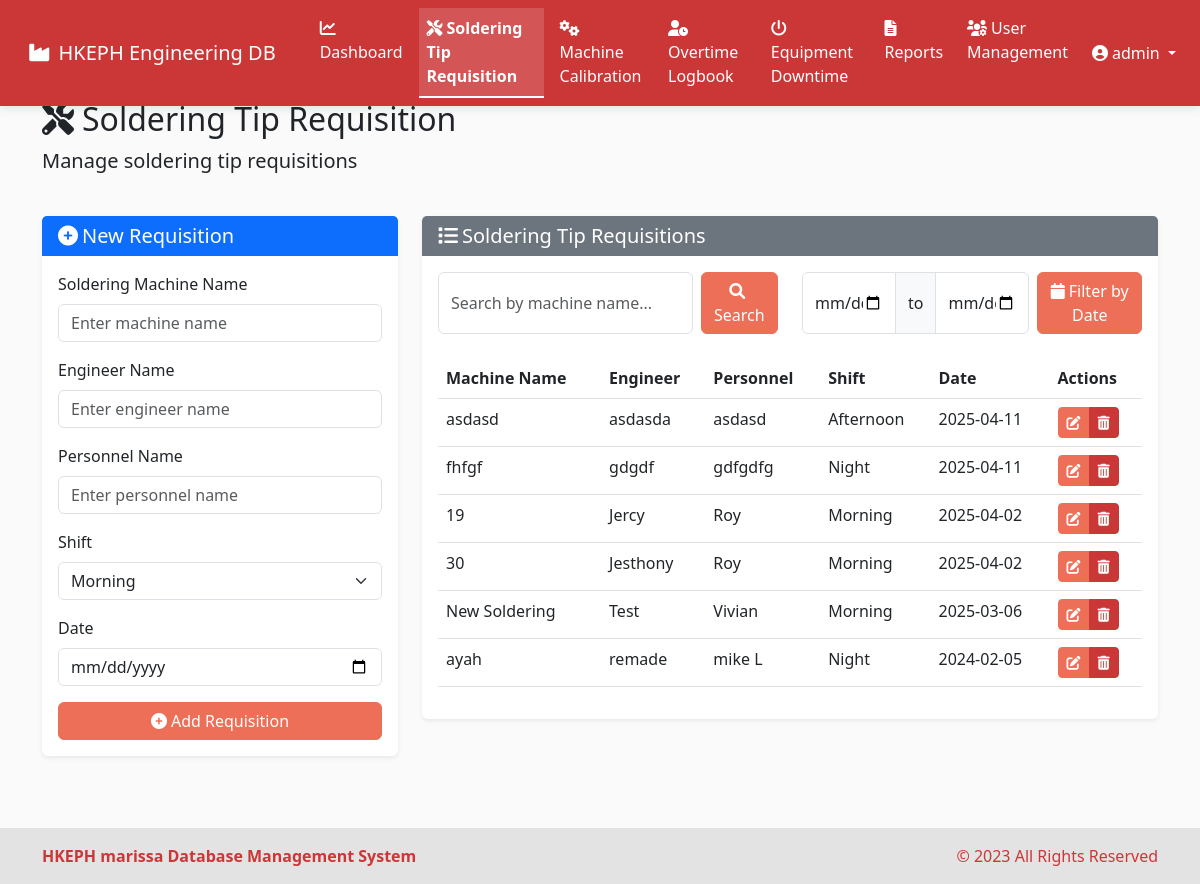
/soldering-tips (signed in), run on an earlier commit of the app's database.
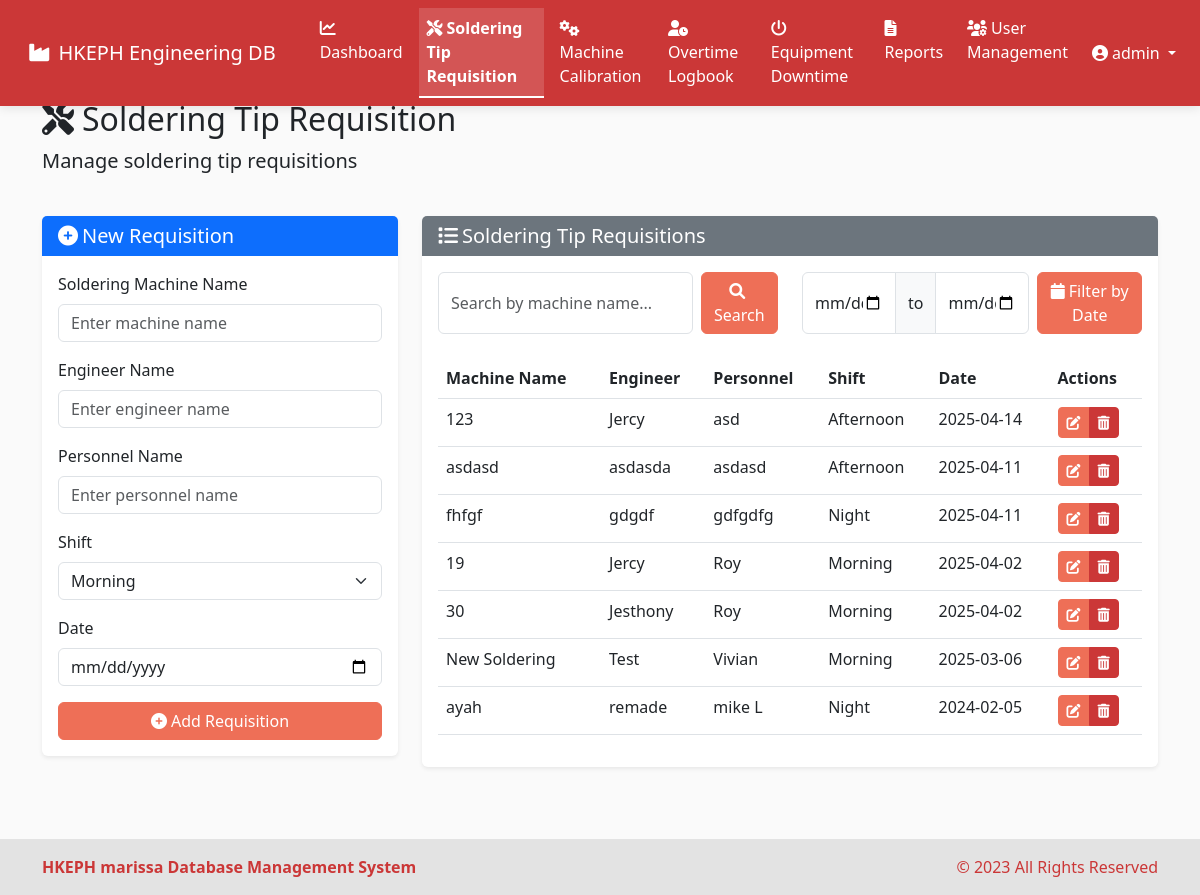
And on a later commit of the database.
### models.py (models this page shows, shortened)
class User(UserMixin, db.Model):
    id = db.Column(db.Integer, primary_key=True)
    username = db.Column(db.String(64), unique=True, nullable=False)
    email = db.Column(db.String(120), unique=True, nullable=False)
    password_hash = db.Column(db.String(256), nullable=False)
    is_admin = db.Column(db.Boolean, default=False)
    date_created = db.Column(db.DateTime, default=datetime.utcnow)

class SolderingTip(db.Model):
    id = db.Column(db.Integer, primary_key=True)
    machine_name = db.Column(db.String(100), nullable=False)
    engineer_name = db.Column(db.String(100), nullable=False)
    personnel_name = db.Column(db.String(100), nullable=False)
    shift = db.Column(db.String(20), nullable=False)
    date = db.Column(db.DateTime, nullable=False)
    created_at = db.Column(db.DateTime, default=datetime.utcnow)

### routes.py (the view, shortened to what this page needs)
@app.route('/soldering-tips')
@login_required
def soldering_tips():
    search_query = request.args.get('search', '')
    start_date = request.args.get('start_date')
    end_date = request.args.get('end_date')
    query = SolderingTip.query
    if search_query:
        query = query.filter(
            SolderingTip.machine_name.ilike(f'%{search_query}%')
        )
    tips = query.order_by(SolderingTip.date.desc()).all()
    form = SolderingTipForm()
    return render_template('soldering_tip.html', tips=tips, form=form, search_query=search_query, start_date=start_date, end_date=end_date)

### forms.py
class SolderingTipForm(FlaskForm):
    machine_name = StringField('Machine Name', validators=[DataRequired(), Length(max=100)])
    engineer_name = StringField('Engineer Name', validators=[DataRequired(), Length(max=100)])
    personnel_name = StringField('Personnel Name', validators=[DataRequired(), Length(max=100)])
    shift = SelectField('Shift', choices=[('morning', 'Morning'), ('afternoon', 'Afternoon'), ('night', 'Night')], validators=[DataRequired()])
    date = DateField('Date', validators=[DataRequired()])

### app.py (called while the page is built)
@login_manager.user_loader
def load_user(user_id):
    return User.query.get(int(user_id))

### templates/soldering_tip.html (shortened to what this page needs)
{% extends 'base.html' %}
{% block content %}
<div class="row mb-4">
    <div class="col">
        <h2><i class="fas fa-tools me-2"></i>Soldering Tip Requisition</h2>
        <p class="lead">Manage soldering tip requisitions</p>
    </div>
</div>
<div class="row mb-4">
    <div class="col-md-4">
        <div class="card">
            <div class="card-header bg-primary text-white">
                <h5 class="mb-0">
                    {% if edit_tip %}
                    <i class="fas fa-edit me-1"></i>Edit Requisition
                    {% else %}
                    <i class="fas fa-plus-circle me-1"></i>New Requisition
                    {% endif %}
                </h5>
            </div>
            <div class="card-body">
                {% if edit_tip %}
                <form method="POST" action="{{ url_for('edit_soldering_tip', tip_id=edit_tip.id) }}">
                {% else %}
                <form method="POST" action="{{ url_for('add_soldering_tip') }}">
                {% endif %}
                    <div class="mb-3">
                        <label for="machine_name" class="form-label">Soldering Machine Name</label>
                        {{ form.machine_name(class="form-control", placeholder="Enter machine name") }}
                    </div>
                    <div class="mb-3">
                        <label for="engineer_name" class="form-label">Engineer Name</label>
                        {{ form.engineer_name(class="form-control", placeholder="Enter engineer name") }}
                    </div>
                    <div class="mb-3">
                        <label for="personnel_name" class="form-label">Personnel Name</label>
                        {{ form.personnel_name(class="form-control", placeholder="Enter personnel name") }}
                    </div>
                    <div class="mb-3">
                        <label for="shift" class="form-label">Shift</label>
                        {{ form.shift(class="form-select") }}
                    </div>
                    <div class="mb-3">
                        <label for="date" class="form-label">Date</label>
                        {{ form.date(class="form-control", type="date") }}
                    </div>
                    <div class="d-grid gap-2">
                        {% if edit_tip %}
                        <button type="submit" class="btn btn-primary">
                            <i class="fas fa-save me-1"></i>Update Requisition
                        </button>
                        <a href="{{ url_for('soldering_tips') }}" class="btn btn-secondary">
                            <i class="fas fa-times me-1"></i>Cancel
                        </a>
                        {% else %}
                        <button type="submit" class="btn btn-primary">
                            <i class="fas fa-plus-circle me-1"></i>Add Requisition
                        </button>
                        {% endif %}
                    </div>
                </form>
            </div>
        </div>
    </div>
    <div class="col-md-8">
        <div class="card">
            <div class="card-header bg-secondary text-white">
                <h5 class="mb-0"><i class="fas fa-list me-1"></i>Soldering Tip Requisitions</h5>
            </div>
            <div class="card-body">
                <div class="row mb-4">
                    <div class="col-md-6">
                        <form class="d-flex" method="GET" action="{{ url_for('soldering_tips') }}">
                            <input type="text" class="form-control me-2" name="search" placeholder="Search by machine name..." value="{{ search_query if search_query else '' }}">
                            <button class="btn btn-primary" type="submit">
                                <i class="fas fa-search me-1"></i>Search
                            </button>
                        </form>
                    </div>
                    <div class="col-md-6">
                        <form class="d-flex" method="GET" action="{{ url_for('soldering_tips') }}">
                            <div class="input-group me-2">
                                <input type="date" class="form-control" name="start_date" value="{{ start_date if start_date else '' }}">
                                <span class="input-group-text">to</span>
                                <input type="date" class="form-control" name="end_date" value="{{ end_date if end_date else '' }}">
                            </div>
                            <button class="btn btn-primary" type="submit">
                                <i class="fas fa-calendar me-1"></i>Filter by Date
                            </button>
                        </form>
                    </div>
                </div>
                <div class="table-responsive">
                    <table class="table table-hover">
                        <thead>
                            <tr>
                                <th>Machine Name</th>
                                <th>Engineer</th>
                                <th>Personnel</th>
                                <th>Shift</th>
                                <th>Date</th>
                                <th>Actions</th>
                            </tr>
                        </thead>
                        <tbody>
                            {% for tip in tips %}
                            <tr>
                                <td>{{ tip.machine_name }}</td>
                                <td>{{ tip.engineer_name }}</td>
                                <td>{{ tip.personnel_name }}</td>
                                <td>{{ tip.shift|capitalize }}</td>
                                <td>{{ tip.date.strftime('%Y-%m-%d') }}</td>
                                <td>
                                    <div class="btn-group btn-group-sm" role="group">
                                        <a href="{{ url_for('edit_soldering_tip', tip_id=tip.id) }}" class="btn btn-warning">
                                            <i class="fas fa-edit"></i>
                                        </a>
                                        <button type="button" class="btn btn-danger" data-bs-toggle="modal" data-bs-target="#deleteTipModal-{{ tip.id }}">
                                            <i class="fas fa-trash-alt"></i>
                                        </button>
                                    </div>
                                </td>
                            </tr>
                            {% endfor %}
                        </tbody>
                    </table>
                </div>
            </div>
        </div>
    </div>
</div>
{% endblock %}

### templates/base.html (shortened to what this page needs)
<!DOCTYPE html>
<html lang="en" data-bs-theme="light">
<head>
    <link href="https://cdn.jsdelivr.net/npm/bootstrap@5.3.0/dist/css/bootstrap.min.css" rel="stylesheet">
    <link rel="stylesheet" href="https://cdnjs.cloudflare.com/ajax/libs/font-awesome/6.0.0/css/all.min.css">
    <link rel="stylesheet" type="text/css" href="https://cdn.jsdelivr.net/npm/daterangepicker/daterangepicker.css" />
    <link rel="stylesheet" href="{{ url_for('static', filename='css/style.css') }}">
</head>
<body>
        <nav class="navbar navbar-expand-lg" style="background-color: var(--accent-secondary); color: white;">
            <div class="container-fluid">
                <a class="navbar-brand text-white" href="{{ url_for('dashboard') }}">
                    <i class="fas fa-industry me-2"></i>HKEPH Engineering DB
                </a>
                <div class="collapse navbar-collapse" id="navbarNav">
                    {% if current_user.is_authenticated %}
                    <ul class="navbar-nav">
                        <li class="nav-item">
                            <a class="nav-link text-white {% if request.path == url_for('dashboard') %}active fw-bold{% endif %}" href="{{ url_for('dashboard') }}">
                                <i class="fas fa-chart-line me-1"></i>Dashboard
                            </a>
                        </li>
                        <li class="nav-item">
                            <a class="nav-link text-white {% if request.path == url_for('soldering_tips') %}active fw-bold{% endif %}" href="{{ url_for('soldering_tips') }}">
                                <i class="fas fa-tools me-1"></i>Soldering Tip Requisition
                            </a>
                        </li>
                        <li class="nav-item">
                            <a class="nav-link text-white {% if request.path == url_for('machine_calibrations') %}active fw-bold{% endif %}" href="{{ url_for('machine_calibrations') }}">
                                <i class="fas fa-cogs me-1"></i>Machine Calibration
                            </a>
                        </li>
                        <li class="nav-item">
                            <a class="nav-link text-white {% if request.path == url_for('overtime_logbook') %}active fw-bold{% endif %}" href="{{ url_for('overtime_logbook') }}">
                                <i class="fas fa-user-clock me-1"></i>Overtime Logbook
                            </a>
                        </li>
                        <li class="nav-item">
                            <a class="nav-link text-white {% if request.path == url_for('equipment_downtime') %}active fw-bold{% endif %}" href="{{ url_for('equipment_downtime') }}">
                                <i class="fas fa-power-off me-1"></i>Equipment Downtime
                            </a>
                        </li>
                        <li class="nav-item">
                            <a class="nav-link text-white {% if request.path == url_for('reports') %}active fw-bold{% endif %}" href="{{ url_for('reports') }}">
                                <i class="fas fa-file-alt me-1"></i>Reports
                            </a>
                        </li>
                        {% if current_user.is_admin %}
                        <li class="nav-item">
                            <a class="nav-link text-white {% if request.path == url_for('user_management') %}active fw-bold{% endif %}" href="{{ url_for('user_management') }}">
                                <i class="fas fa-users-cog me-1"></i>User Management
                            </a>
                        </li>
                        {% endif %}
                    </ul>
                    <ul class="navbar-nav ms-auto">
                        <li class="nav-item dropdown">
                            <a class="nav-link dropdown-toggle text-white" href="#" id="navbarDropdown" role="button" data-bs-toggle="dropdown" aria-expanded="false">
                                <i class="fas fa-user-circle me-1"></i>{{ current_user.username }}
                            </a>
                        </li>
                    </ul>
                    {% endif %}
                </div>
            </div>
        </nav>
        <main class="container mt-4 mb-5">
            {% block content %}{% endblock %}
        </main>
        <footer style="background-color: var(--light-secondary); color: var(--accent-secondary); position: fixed; bottom: 0; width: 100%; padding: 1rem 0; z-index: 1020;">
            <div class="container">
                <div class="row align-items-center">
                    <div class="col-md-6 text-center text-md-start">
                        <strong>HKEPH marissa Database Management System</strong>
                    </div>
                    <div class="col-md-6 text-center text-md-end">
                        <p class="mb-0">&copy; 2023 All Rights Reserved</p>
                    </div>
                </div>
            </div>
        </footer>
    </body>
    </html>

### static/css/style.css (style rules this page uses)
:root { --light-bg: #FAFAFA; --light-secondary: #E3E3E3; --accent-primary: #EE6F57; --accent-secondary: #CB3737; }
body { padding-bottom: 20px; }
.card { border: none; box-shadow: 0 0.125rem 0.25rem rgba(0, 0, 0, 0.075); transition: all 0.3s ease; }
.card-header { border-bottom: none; }
.table th { font-weight: 600; border-top: none; }
.btn-primary { background-color: var(--accent-primary); border-color: var(--accent-primary); }
.btn-warning { background-color: var(--accent-primary); border-color: var(--accent-primary); color: white; }
.btn-danger { background-color: var(--accent-secondary); border-color: var(--accent-secondary); }
.btn-group > .btn { margin-right: 0; }

### templates/base.html (style rules this page uses)
body { background-color: var(--light-bg); padding-top: 76px; min-height: 100vh; margin: 0; position: relative; padding-bottom: 80px; }
main { min-height: calc(100vh - 156px); }
.navbar { position: fixed; top: 0; left: 0; right: 0; z-index: 1030; transition: all 0.3s ease; box-shadow: 0 2px 10px rgba(0, 0, 0, 0.1); background-color: var(--accent-secondary) !important; }
.navbar-nav .nav-link { transition: all 0.3s ease; position: relative; padding: 0.5rem 1rem; margin: 0 0.25rem; }
.navbar-nav .nav-link.active { background-color: rgba(255, 255, 255, 0.15) !important; border-bottom: 2px solid white; }
.navbar-nav .nav-link::before { content: ''; position: absolute; bottom: 0; left: 0; width: 0; height: 2px; background-color: white; transition: width 0.3s ease; }
.navbar-brand { transition: all 0.3s ease; padding: 0.5rem 1rem; }

What changed in the data, as far as the page shows it:
added SolderingTip: machine_name "123", engineer_name "Jercy", personnel_name "asd", shift "Afternoon", date "2025-04-14"
